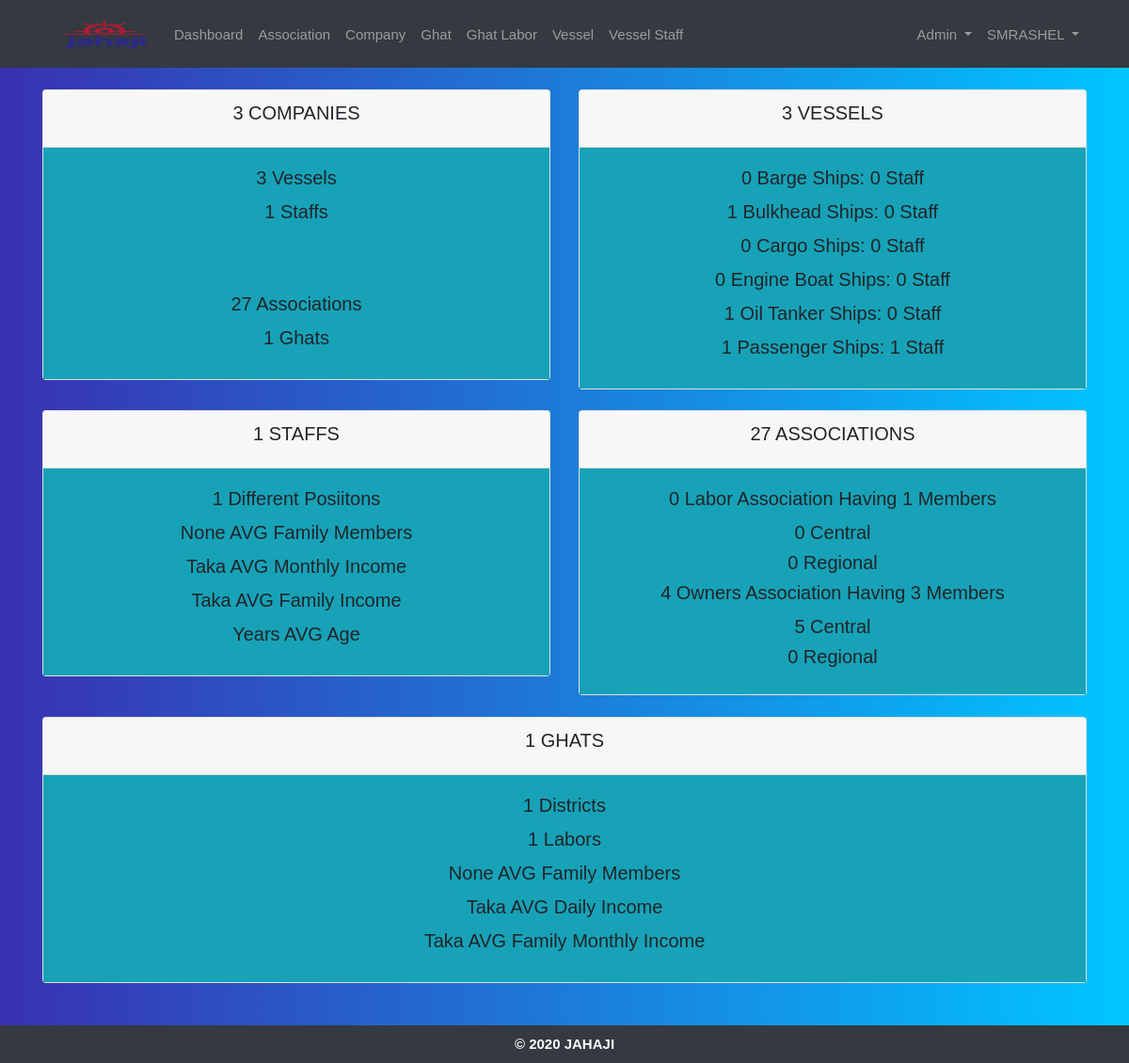
The app's page / (signed in) with its own data.
### crewdatabd/models.py (models this page shows, shortened)
class VesselType(models.Model):
    vessel_type = models.CharField('Ship Type', max_length=200)
    added_by = models.ForeignKey(
        settings.AUTH_USER_MODEL,
        on_delete=models.CASCADE, null=True, blank=True, related_name='+'
    )
    added_date = models.DateTimeField('Added Date', auto_now_add=True, null=True, blank=True)
    updated_by = models.ForeignKey(
        settings.AUTH_USER_MODEL,
        on_delete=models.CASCADE, null=True, blank=True, related_name='+'
    )
    updated_date = models.DateTimeField('Updated Date', auto_now_add=False, null=True, blank=True)

class Association(models.Model):
    CENTRAL = 'central'
    REGIONAL = 'regional'
    OWNER = "Owner's Association"
    LABOR = "Labor's Association"
    ASSOCIATION_TYPE_CHOICES = [
        (OWNER, "Owner's Association"),
        (LABOR, "Labor's Association"),
    ]
    ZONE_TYPE_CHOICES = [
        (CENTRAL, 'Central'),
        (REGIONAL, 'Regional'),
    ]
    association_name = models.CharField('Association Name', max_length=200)
    association_type = models.CharField('Association Type', max_length=200, choices=ASSOCIATION_TYPE_CHOICES)
    zone = models.CharField('Zone', max_length=200, choices=ZONE_TYPE_CHOICES, null=True, blank=True)
    association_address = models.CharField('Address', max_length=200, null=True, blank=True)
    registration_number = models.CharField('Registration Number', unique=True, max_length=200, null=True, blank=True)
    contact_person_1 = models.CharField('Contact Person-1', max_length=200, null=True, blank=True)
    position_1 = models.CharField('Position-1', max_length=200, null=True, blank=True)
    contact_number_1 = models.CharField('Contact No-1', unique=True, max_length=200, null=True, blank=True)
    contact_person_2 = models.CharField('Contact Person-2', max_length=200, null=True, blank=True)
    position_2 = models.CharField('Position-2', max_length=200, null=True, blank=True)
    contact_number_2 = models.CharField('Contact No-2', unique=True, max_length=200, null=True, blank=True)
    association_email = models.EmailField('Email', max_length=200, null=True, blank=True)
    added_by = models.ForeignKey(
        settings.AUTH_USER_MODEL,
        on_delete=models.CASCADE, null=True, blank=True, related_name='+'
    )
    added_date = models.DateTimeField('Added Date', auto_now_add=True, null=True, blank=True)
    updated_by = models.ForeignKey(
        settings.AUTH_USER_MODEL,
        on_delete=models.CASCADE, null=True, blank=True, related_name='+'
    )
    updated_date = models.DateTimeField('Updated Date', auto_now_add=False, null=True, blank=True)

### crewdatabd/views.py (the view)
# urls.py: 2. Add a URL to urlpatterns:  path('', views.home, name='home')
@login_required(login_url='login')
def home(request):
    shipping_staff_point = ShippingStaff.objects.values('added_by').annotate(name=Count('full_name'), position=Count('position'), mobile=Count('contact_number'), address=Count('home_address'), district=Count('district'))
    ship_count = Vessel.objects.count()
    staff_count = ShippingStaff.objects.aggregate(staff_count=Count('id', distinct=True), association_count=Count('affiliated_association', distinct=True))
    shipping_staff = ShippingStaff.objects.aggregate(staff_count=Count('full_name'),
                                                     avg_family_members=Avg('family_members'),
                                                     avg_m_income=Avg('monthly_salary'),
                                                     avg_f_income=Avg('avg_family_m_income'),
                                                     dst_position=Count('position', distinct=True))
    company_count = Companie.objects.aggregate(member_count=Count('id', distinct=True),
                                                  association_count=Count('owners_association', distinct=True))
    vessel_staffs = VesselType.objects.values('vessel_type').annotate(vessel_count=Count('vessel__ship_type'),
                                                                      staff_count=Count(
                                                                          'vessel__shippingstaff__full_name'))
    association = Association.objects.aggregate(acount=Count('association_name'))
    owners_associations = Association.objects.values('zone').annotate(member=Count('companie__company_name'))
    labors_associations = Association.objects.values('zone').annotate(member=Count('shippingstaff__full_name'))
    ghat = Ghat.objects.aggregate(ghat_count=Count('ghat_name'), district_count=Count('district', distinct=True))
    ghat_labor = GhatLabor.objects.aggregate(labor_count=Count('labor_name'), avg_family_members=Avg('family_members'), avg_d_income=Avg('avg_daily_income'), avg_f_income=Avg('avg_family_income_m'))
    context = {'company_count': company_count, 'ship_count': ship_count,
               'association': association, 'ghat': ghat, 'ghat_labor': ghat_labor, 'staff_count': staff_count,
               'shipping_staff': shipping_staff, 'vessel_staffs': vessel_staffs, 'owners_associations': owners_associations,
               'labors_associations': labors_associations}
    return render(request, 'crewdatabd/dashboard.html', context)

### crewdatabd/templates/crewdatabd/dashboard.html
{% extends 'crewdatabd/main.html' %}
{% block content %}
<br>
   {% include 'crewdatabd/status.html' %}
<br>
{% endblock %}

### crewdatabd/templates/crewdatabd/navbar.html (shortened to what this page needs)
{% load static %}
<nav class="navbar navbar-expand-lg navbar-dark bg-dark">
  <div class="container">
    <div class="collapse navbar-collapse" id="navbarSupportedContent">
      <a class="nav-link" href="{% url 'home' %}">
        <img src="{% static 'images/logo.png' %}" id="logo" alt="logo"  width="100" height="40">
      </a>
      <ul class="navbar-nav mr-auto">
        <li class="nav-item">
          <a class="nav-link" href="{% url 'home' %}">Dashboard</a>
        </li>
        {% for group in user.groups.all %}
          {% if group.name == 'admin' or group.name == 'manager' or group.name == 'viewer' %}
            <li class="nav-item">
              <a class="nav-link" href="{% url 'associations' %}">Association</a>
            </li>
          {% endif %}
        {% endfor %}
        {% for group in user.groups.all %}
          {% if group.name == 'admin' or group.name == 'manager' or group.name == 'jahaji' or group.name == 'viewer' %}
            <li class="nav-item">
              <a class="nav-link" href="{% url 'companies' %}">Company</a>
            </li>
          {% endif %}
        {% endfor %}
        {% for group in user.groups.all %}
          {% if group.name == 'admin' or group.name == 'manager' or group.name == 'jahaji' or group.name == 'viewer' %}
            <li class="nav-item">
              <a class="nav-link" href="{% url 'ghats' %}">Ghat</a>
            </li>
          {% endif %}
        {% endfor %}
        {% for group in user.groups.all %}
          {% if group.name == 'admin' or group.name == 'manager' or group.name == 'ghat' or group.name == 'viewer' %}
            <li class="nav-item">
              <a class="nav-link" href="{% url 'ghat_labors' %}">Ghat Labor</a>
            </li>
          {% endif %}
        {% endfor %}
        {% for group in user.groups.all %}
          {% if group.name == 'admin' or group.name == 'manager' or group.name == 'jahaji' or group.name == 'viewer' %}
            <li class="nav-item">
              <a class="nav-link" href="{% url 'ships' %}">Vessel</a>
            </li>
          {% endif %}
        {% endfor %}
        {% for group in user.groups.all %}
          {% if group.name == 'admin' or group.name == 'manager' or group.name == 'vessel' or group.name == 'viewer' %}
            <li class="nav-item">
              <a class="nav-link" href="{% url 'seafarers' %}">Vessel Staff</a>
            </li>
          {% endif %}
        {% endfor %}
      </ul>
      <ul class="navbar-nav navbar-right">
      {% for group in user.groups.all %}
        {% if group.name == 'admin' or group.name == 'manager' %}
          <li class="nav-item dropdown">
            <a class="nav-link dropdown-toggle" href="#" id="navbarDropdown" role="button" data-toggle="dropdown" aria-haspopup="true" aria-expanded="false">
              Admin
            </a>
          </li>
        {% endif %}
      {% endfor %}
        <li class="nav-item dropdown">
          <a class="nav-link dropdown-toggle" href="#" id="navbarDropdown" role="button" data-toggle="dropdown" aria-haspopup="true" aria-expanded="false">
            {{user.username|upper}}
          </a>
        </li>
      </ul>
    </div>
  </div>
</nav>

### crewdatabd/templates/crewdatabd/status.html
<div class="row">
    <div class="col-sm">
        <div class="card text-center">
            <div class="card-header">
                <h5 class="card-title">{{company_count.member_count}} COMPANIES</h5>
            </div>
            <div class="card-body text-center bg-info">
              <h5 class="card-title">{{ship_count}} Vessels</h5>
              <h5 class="card-title">{{shipping_staff.staff_count}} Staffs</h5>
                <br>
            </div>
            <div class="card-body text-center bg-info">
              <h5 class="card-title">{{association.acount}} Associations</h5>
              <h5 class="card-title">{{ghat.ghat_count}} Ghats</h5>
            </div>
        </div>
    </div>
    <div class="col-sm">
        <div class="card text-center">
            <div class="card-header">
                <h5 class="card-title">{{ship_count}} VESSELS</h5>
            </div>
          <div class="card-body text-center bg-info">
              {% for vessel_staff in vessel_staffs%}
                <h5 class="card-title">{{vessel_staff.vessel_count}} {{vessel_staff.vessel_type}} Ships:
                    {{vessel_staff.staff_count}} Staff</h5>
              {% endfor %}
          </div>
        </div>
    </div>
</div>
<br>
<div class="row">
    <div class="col-sm">
        <div class="card text-center">
            <div class="card-header">
                <h5 class="card-title">{{shipping_staff.staff_count}} STAFFS</h5>
            </div>
          <div class="card-body text-center bg-info">
              <h5 class="card-title">{{shipping_staff.dst_position}} Different Posiitons</h5>
              <h5 class="card-title">{{shipping_staff.avg_family_members}} AVG Family Members</h5>
              <h5 class="card-title">{{shipping_staff.avg_m_income|floatformat}} Taka AVG Monthly Income</h5>
              <h5 class="card-title">{{shipping_staff.avg_f_income|floatformat}} Taka AVG Family Income</h5>
              <h5 class="card-title"> Years AVG Age</h5>
          </div>
        </div>
    </div>
    <div class="col-sm">
        <div class="card text-center">
            <div class="card-header">
                <h5 class="card-title"> {{association.acount}} ASSOCIATIONS</h5>
            </div>
          <div class="card-body text-center bg-info">
              <h5 class="card-title">{{staff_count.association_count}} Labor Association Having {{staff_count.staff_count}} Members</h5>
              {% for labors_association in labors_associations%}
              <h5>
                  {{labors_association.member}} {{labors_association.zone|title}}
              </h5>
              {% endfor %}
              <h5 class="card-title">{{company_count.association_count}} Owners Association Having {{company_count.member_count}} Members</h5>
              {% for owners_association in owners_associations%}
              <h5>
                  {{owners_association.member}} {{owners_association.zone|title}}
              </h5>
              {% endfor %}
          </div>
        </div>
    </div>
</div>
<br>
<div class="card text-center">
    <div class="card-header">
        <h5 class="card-title"> {{ghat.ghat_count}} GHATS</h5>
    </div>
  <div class="card-body text-center bg-info">
      <h5 class="card-title">{{ghat.district_count}} Districts</h5>
      <h5 class="card-title">{{ghat_labor.labor_count}} Labors</h5>
      <h5 class="card-title">{{ghat_labor.avg_family_members}} AVG Family Members</h5>
      <h5 class="card-title">{{ghat_labor.avg_d_income|floatformat}} Taka AVG Daily Income</h5>
      <h5 class="card-title">{{ghat_labor.avg_f_income|floatformat}} Taka AVG Family Monthly Income</h5>
  </div>
</div>

### static/css/main.css (style rules this page uses)
html { position: relative; min-height: 100%; }
body { margin-bottom: 40px; font-family: "segoe-ui", "open-sans", tahoma, arial; font-size: 15px; }
.navbar-nav >li >a, .navbar-brand { color: #f8f9fa; padding-top: 5px !important; padding-bottom: 10px !important; height: 30px; }
.navbar { min-height: 30px !important; }

### static/css/seafarer_details.css (style rules this page uses)
body { background: -webkit-linear-gradient(left, #3931af, #00c6ff); }

### records on screen
VesselType: vessel_count "0", vessel_type "Barge", staff_count "0"
VesselType: vessel_count "1", vessel_type "Bulkhead", staff_count "0"
VesselType: vessel_count "0", vessel_type "Cargo", staff_count "0"
VesselType: vessel_count "0", vessel_type "Engine Boat", staff_count "0"
VesselType: vessel_count "1", vessel_type "Oil Tanker", staff_count "0"
VesselType: vessel_count "1", vessel_type "Passenger", staff_count "1"
Association: member "5", zone "Central"

### other values on screen
{{ user.username|upper }} "SMRASHEL"
{{ company_count.member_count }} "3"
{{ ship_count }} "3"
{{ shipping_staff.staff_count }} "1"
{{ association.acount }} "27"
{{ ghat.ghat_count }} "1"
{{ shipping_staff.dst_position }} "1"
{{ shipping_staff.avg_family_members }} "None"
{{ staff_count.association_count }} "0"
{{ staff_count.staff_count }} "1"
{{ labors_association.member }} "0" "0"
{{ labors_association.zone|title }} "Central" "Regional"
{{ company_count.association_count }} "4"
{{ owners_association.member }} "0"
{{ owners_association.zone|title }} "Regional"
